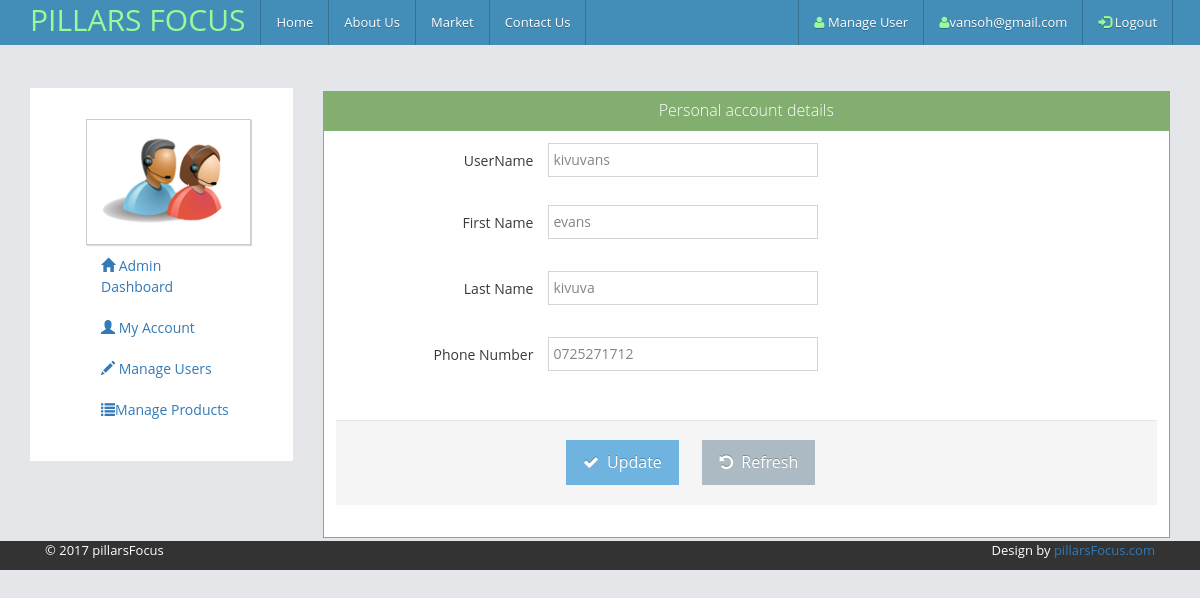
Screenshot of /admin/dashboard.php?my_account (signed in) with the database file from the repository.
### tables this page shows
CREATE TABLE `pillars_admin` (
  `id` int(11) NOT NULL,
  `first_name` varchar(100) NOT NULL,
  `last_name` varchar(100) NOT NULL,
  `email` varchar(100) NOT NULL,
  `username` varchar(100) NOT NULL,
  `password` varchar(100) NOT NULL,
  `phone_no` varchar(100) NOT NULL,
  `reg_date` timestamp NOT NULL DEFAULT CURRENT_TIMESTAMP ON UPDATE CURRENT_TIMESTAMP
);

### admin/my_account.php (the view, shortened to what this page needs)
                       <?php
	if(isset($_GET['my_account'])){
		$email =$_SESSION['email'];
	$get_user = "select * from pillars_admin where email= '$email'";
$run_user = mysqli_query($con, $get_user);
while ($row_user= mysqli_fetch_array($run_user)){
$user_firstname=$row_user['first_name'];
$user_lastname=$row_user['last_name'];
$user_username=$row_user['username'];
$user_phoneno=$row_user['phone_no'];
}
	}
?>
<div class="col-lg-9">
 <div class="pricing-box">
										<div class="widget-box widget-color-green">
											<div class="widget-header">
												<h5 class="widget-title bigger lighter">Personal account details</h5>
											</div>
										  <div class="widget-body">
											<div class="widget-main">
<form class="form-horizontal" role="form" method="post" action="dashboard.php?my_account">
<div class="form-group">
										<label class="col-sm-3 control-label no-padding-right" for="form-field-4">UserName</label>
										<div class="col-sm-9">
										  <input class="input-xlarge"  name="username" type="text" id="form-field-4" value="<?php echo $user_username; ?>" placeholder="username"  required="required"/>
											<div class="space-2"></div>
										</div>
									</div>
									<div class="form-group">
										<label class="col-sm-3 control-label no-padding-right" for="form-field-4">First Name</label>
										<div class="col-sm-9">
										  <input class="input-xlarge" type="text" id="form-field-4" name="fname" value="<?php echo $user_firstname; ?>" placeholder="firstname"  required="required"/>
											<div class="space-2"></div>
										</div>
									</div>
<div class="space-4"></div>
<div class="form-group">
										<label class="col-sm-3 control-label no-padding-right" for="form-field-4">Last Name</label>
										<div class="col-sm-9">
										  <input class="input-xlarge" type="text"  name="lname" id="form-field-4" placeholder="surname" value="<?php echo $user_lastname; ?>" required="required" />
											<div class="space-2"></div>
										</div>
									</div>
<div class="space-4"></div>
<div class="form-group">
										<label class="col-sm-3 control-label no-padding-right" for="form-field-4">Phone Number</label>
										<div class="col-sm-9">
											<input class="input-xlarge" name="Phone" type="text" id="form-field-4" placeholder="+254725271712" value="<?php echo $user_phoneno; ?>"  required="required"/>
											<div class="space-2"></div>
										</div>
				</div>
<div class="space-4"></div>
<div class="clearfix form-actions">
										<div class="col-md-offset-3 col-md-9">
											<button class="btn btn-info" type="submit" name="user_update">
												<i class="ace-icon fa fa-check "></i>
												Update
											</button>
											<button class="btn" type="reset">
												<i class="ace-icon fa fa-undo  bigger"></i>
												Refresh
											</button>
										</div>
									</div>
								</form>
											 </div>
											</div>
										</div>
									</div>
                </div>

### rows the page displays
pillars_admin: username "kivuvans", fname "evans", lname "kivuva", Phone "0725271712"

### other values shown
$_SESSION['email'] "vansoh@gmail.com"
